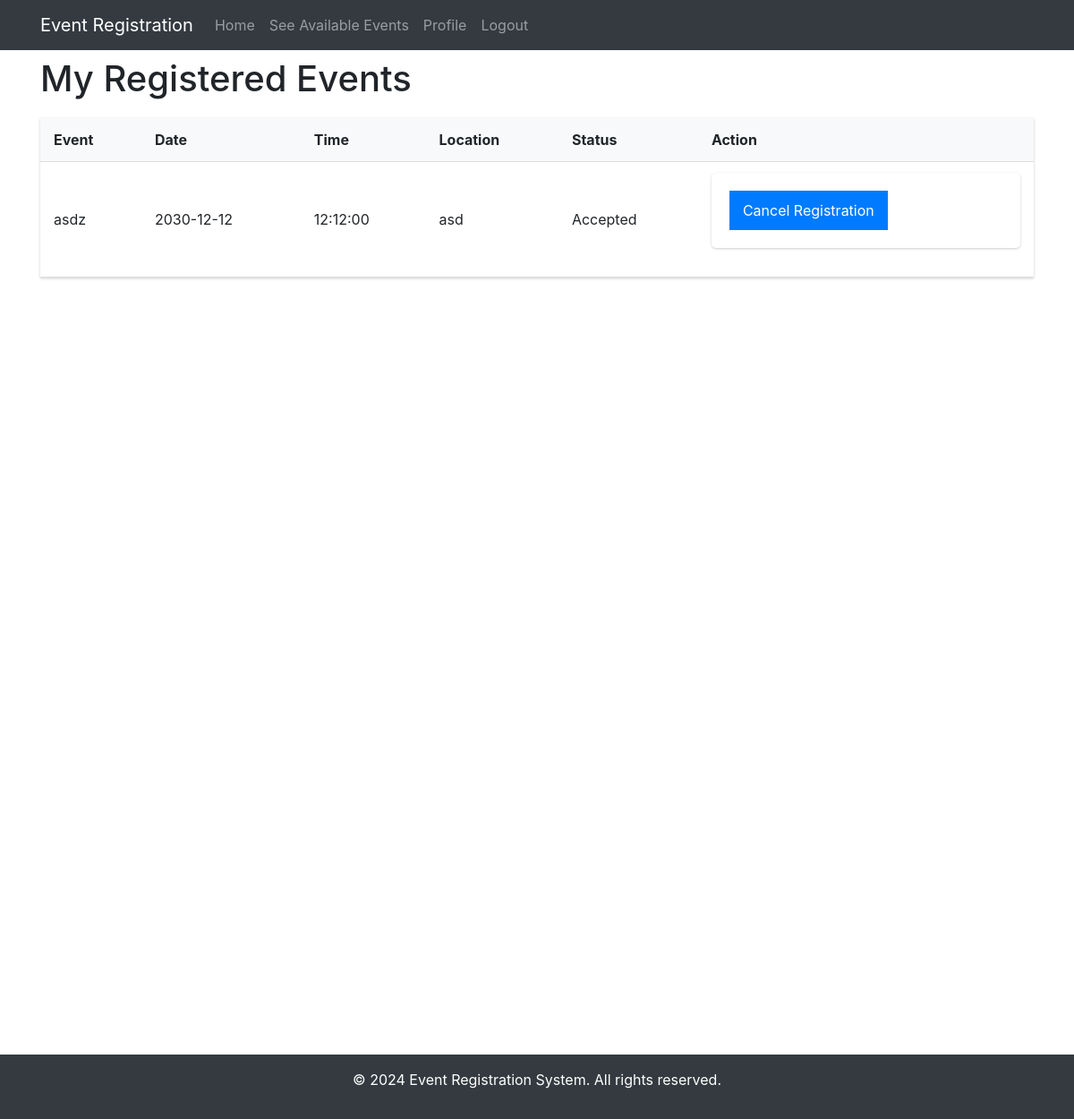
The app's page /lec/user/my-events.php (signed in) with its own data.
### tables this page shows
CREATE TABLE `event_registrations` (
  `id` int(11) NOT NULL,
  `event_id` int(11) NOT NULL,
  `user_id` int(11) NOT NULL,
  `registration_date` timestamp NOT NULL DEFAULT current_timestamp(),
  `status` varchar(10) DEFAULT 'Accepted'
);

CREATE TABLE `events` (
  `id` int(11) NOT NULL,
  `name` varchar(200) NOT NULL,
  `description` text DEFAULT NULL,
  `date` date NOT NULL,
  `time` time NOT NULL,
  `location` varchar(200) NOT NULL,
  `max_participants` int(11) NOT NULL,
  `current_participants` int(11) DEFAULT 0,
  `status` enum('open','closed','canceled') DEFAULT 'open',
  `image_path` varchar(255) DEFAULT NULL,
  `banner_path` varchar(255) DEFAULT NULL,
  `created_at` timestamp NOT NULL DEFAULT current_timestamp(),
  `updated_at` timestamp NOT NULL DEFAULT current_timestamp() ON UPDATE current_timestamp()
);

### lec/user/my-events.php (the view, shortened to what this page needs)
<?php
include '../includes/header.php';
$database = new Database();
$db = $database->getConnection();
$query = "SELECT e.*, r.status
          FROM events e
          JOIN event_registrations r ON e.id = r.event_id
          WHERE r.user_id = :user_id
          ORDER BY e.date ASC";
$stmt = $db->prepare($query);
$stmt->execute([':user_id' => $_SESSION['user_id']]);
$registered_events = $stmt->fetchAll(PDO::FETCH_ASSOC);
?>
<!DOCTYPE html>
<html>
<head>
    <link rel="stylesheet" href="../assets/css/style.css">
    <link rel="stylesheet" href="https://maxcdn.bootstrapcdn.com/bootstrap/4.5.2/css/bootstrap.min.css">
</head>
<body>
    <div class="container">
        <div class="grid">
            <div><h1>My Registered Events</h1>
                <?php if (empty($registered_events)): ?>
                    <p>You haven't registered for any events yet.</p>
            </div>
                <?php else: ?>
            <div>
            <table>
                <tr>
                    <th>Event</th>
                    <th>Date</th>
                    <th>Time</th>
                    <th>Location</th>
                    <th>Status</th>
                    <th>Action</th>
                </tr>
                <?php foreach ($registered_events as $event): ?>
                <tr>
                    <td><?= htmlspecialchars($event['name']) ?></td>
                    <td><?= $event['date'] ?></td>
                    <td><?= $event['time'] ?></td>
                    <td><?= htmlspecialchars($event['location']) ?></td>
                    <td><?= $event['status'] ?></td>
                    <td>
                        <?php if ($event['status'] != 'cancelled'): ?>
                            <form method="POST" action="cancel-registration.php">
                                <button type="submit" class="btn-cancel">Cancel Registration</button>
                            </form>
                        <?php endif; ?>
                    </td>
                </tr>
                <?php endforeach; ?>
            </table>
            </div>
        <?php endif; ?>
        </div>
    </div>
</body>
<?php include '../includes/footer.php'; ?>
</html>

### lec/assets/css/style.css (style rules this page uses)
body { font-family: Arial, sans-serif; line-height: 1.6; margin: 0; background-color: #f5f5f5; padding-top: 40px; }
.container { max-width: 1200px; margin: 0 auto; }
table { width: 100%; border-collapse: collapse; margin: 20px 0; background-color: white; box-shadow: 0 1px 3px rgba(0,0,0,0.2); }
th, td { padding: 12px 15px; text-align: left; border-bottom: 1px solid #ddd; }
th { background-color: #f8f9fa; font-weight: bold; }
form { background-color: white; padding: 20px; border-radius: 5px; box-shadow: 0 1px 3px rgba(0,0,0,0.2); margin-bottom: 20px; }
button { background-color: #007bff; color: white; padding: 10px 15px; border: none; border-radius: 4px; cursor: pointer; }

### lec/includes/footer.php (style rules this page uses)
html, body { height: 100%; margin: 0; }

### records on screen
event_registrations: event.name "asdz", event.date "2030-12-12", event.time "12:12:00", event.location "asd", status "Accepted"
